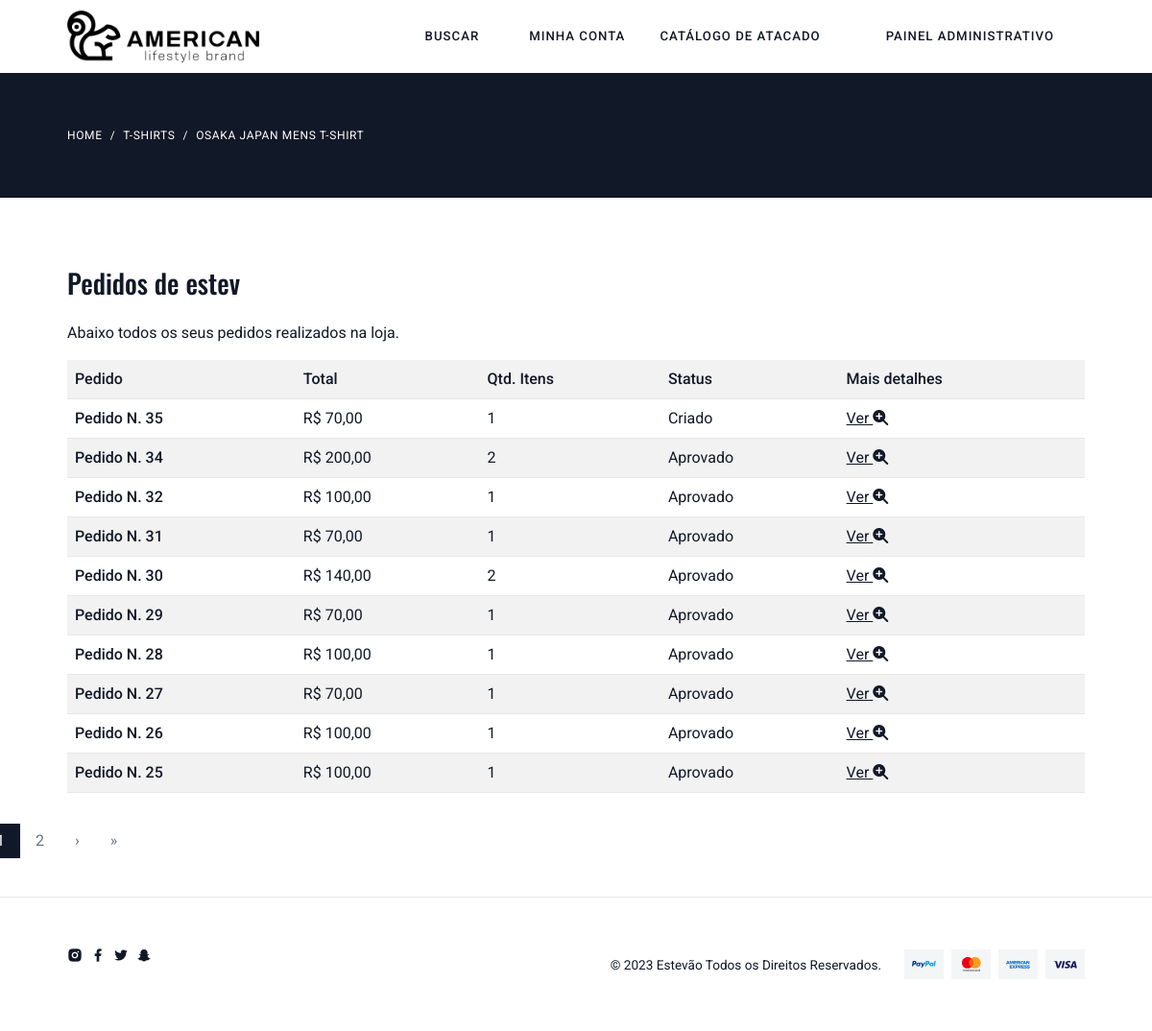
Before: /pedido/lista/ (signed in) with the older database file.
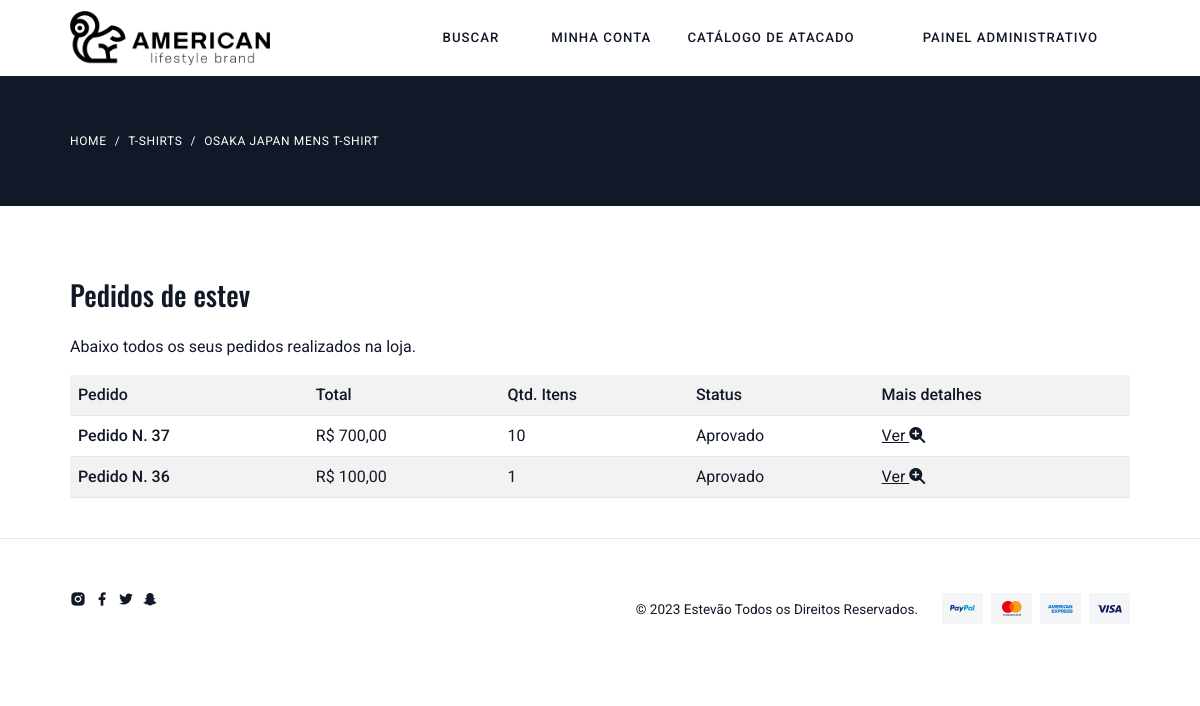
After: the same page with the newer database file.
### pedido/models.py (models this page shows, shortened)
class Pedido(models.Model):
    usuario = models.ForeignKey(User, on_delete=models.CASCADE)
    total = models.FloatField()
    qtd_total = models.PositiveIntegerField()
    status = models.CharField(
        default="C",
        max_length=1,
        choices=(
            ('C', 'Criado'),
            ('A', 'Aprovado'),
        )
    )
    data = models.DateField(default=timezone.now,
                            verbose_name='Data do pedido')
    pagamento = models.CharField(
        default="C",
        max_length=1,
        choices=(
            ('C', 'Cartão'),
            ('D', 'Dinheiro'),
        )
    )
    vendedor = models.ForeignKey(
        Vendedor, on_delete=models.CASCADE, blank=True, null=True)
    def __str__(self):
        return f'Pedido N. {self.pk}'

### pedido/views.py (the view)
# urls.py: path('lista/', views.Lista.as_view(), name='lista'),
class Lista(DispatchLoginRequiredMixin, ListView):
    model = Pedido
    context_object_name = 'pedidos'
    template_name = 'pedido/lista.html'
    paginate_by = 10
    ordering = ['-id']
    def get_context_data(self, **kwargs):
        context = super().get_context_data(**kwargs)
        context['categorias'] = models.Categoria.objects.all()
        return context

### pedido/views.py (called while the page is built)
    def dispatch(self, *args, **kwargs):
        if not self.request.user.is_authenticated:
            return redirect('perfil:criar')
        return super().dispatch(*args, **kwargs)

    def get_queryset(self, *args, **kwargs):
        qs = super().get_queryset(*args, **kwargs)
        qs = qs.filter(usuario=self.request.user)
        return qs

### produto/templatetags/omfilters.py (called while the page is built)
@register.filter
def formata_preco(val):
    return utils.formata_preco(val)

### utils/utils.py (called while the page is built)
def formata_preco(val):
    return f'R$ {val:.2f}'.replace('.', ',')

### pedido/templates/pedido/lista.html (shortened to what this page needs)
{% extends 'base.html' %}
{% load omfilters %}
{% block conteudo %}
<section class="mt-0 ">
    <div class="bg-dark py-6">
        <div class="container-fluid">
            <nav class="m-0" aria-label="breadcrumb">
                <ol class="breadcrumb m-0">
                    <li class="breadcrumb-item breadcrumb-light"><a href="#">Home</a></li>
                    <li class="breadcrumb-item breadcrumb-light"><a href="#">T-Shirts</a></li>
                    <li class="breadcrumb-item  breadcrumb-light active" aria-current="page">Osaka Japan Mens
                        T-Shirt</li>
                </ol>
            </nav>
        </div>
    </div>
    <div class="container-fluid mt-5">
        <div class="row">
            <div class="col">
                <br>
                <h3 class="mb-4">Pedidos de {{ user }}</h3>
                <p>Abaixo todos os seus pedidos realizados na loja.</p>
                <div class="table-responsive">
                    <table class="table table-striped">
                        <tr>
                            <th scope="col">Pedido</th>
                            <th scope="col">Total</th>
                            <th scope="col">Qtd. Itens</th>
                            <th scope="col">Status</th>
                            <th scope="col">Mais detalhes</th>
                        </tr>
                        {% for pedido in pedidos %}
                        <tr>
                            <th scope="row">{{ pedido }}</td>
                            <td>{{ pedido.total|formata_preco }}</td>
                            <td>{{ pedido.qtd_total }}</td>
                            <td>{{ pedido.get_status_display }}</td>
                            <td>
                                <a href="{% url 'pedido:detalhe' pedido.id %}">
                                    Ver <i class="fa fa-search-plus ml-2"></i>
                                </a>
                            </td>
                        </tr>
                        {% endfor %}
                    </table>
                </div>
            </div>
        </div>
    </div>
</section>
{% include 'parciais/_pagination.html' %}
{% endblock %}

### templates/base.html (shortened to what this page needs)
<!doctype html>
<html lang="pt-BR">
<head>
    {% include 'parciais/_head.html' %}
</head>
<body>
    {% include 'parciais/_nav.html' %}
        {% block conteudo %}{% endblock %}
    {% include 'parciais/_footer.html' %}
</body>
</html>

### templates/parciais/_head.html (shortened to what this page needs)
{% load static %}
<link rel="stylesheet" href="{% static 'css/libs.bundle.css'%}" />
<link rel="stylesheet" href="{% static 'css/theme.bundle.css'%}" />

### templates/parciais/_nav.html (shortened to what this page needs)
{% load omfilters %}
{% load static %}
<div class="container-fluid">
    <div class="w-100">
        <div class="d-flex justify-content-between align-items-center flex-wrap">
            <a class="navbar-brand fw-bold fs-3 m-0 p-0 flex-shrink-0 order-0" href="{% url 'produto:lista' %}">
                <div class="d-flex align-items-center">
                    <picture class="d-block ">
                        <img class="img-fluid" src="{% static 'images/logos/logoab.png'%}" style="width: 200px;"
                            alt="HTML Bootstrap Template by Pixel Rocket">
                    </picture>
                </div>
            </a>
            <ul class="list-unstyled mb-0 d-flex align-items-center order-1 order-lg-2 nav-sidelinks">
                <li class="d-none d-sm-block">
                    <span class="nav-link text-body search-trigger cursor-pointer">Buscar</span>
                </li>
                {% if request.user.is_authenticated %}
                <li class="ms-1 d-inline-block position-relative dropdown-cart">
                    <button class="nav-link me-0 disable-child-pointer border-0 p-0 bg-transparent text-body"
                        type="button">
                        Minha conta
                    </button>
                </li>
                <li class="ms-1 d-none d-lg-inline-block">
                    <a class="nav-link text-body" href="{% url 'cliente:codigo_acesso' %}">
                        Catálogo de atacado
                    </a>
                </li>
                {% if request.user.is_superuser %}
                <li class="ms-1 d-none d-lg-inline-block">
                    <a class="nav-link text-body" href="{% url 'gestao:dashboard' %}">
                        Painel Administrativo
                    </a>
                </li>
                {% endif %}
                {% endif %}
            </ul>
        </div>
    </div>
</div>

### templates/parciais/_pagination.html (shortened to what this page needs)
{% if is_paginated %}
<div class="col mt-3 mb-3">
    <div class="row">
        <div class="pagination">
            <ul class="pagination">
                {% for num in page_obj.paginator.page_range %}
                {% if page_obj.number == num %}
                <li class="page-item active">
                    <a class="page-link" href="?page={{ num }}">{{ num }}</a>
                </li>
                {% elif num > page_obj.number|add:'-3' and num < page_obj.number|add:'3' %}
                <li class="page-item">
                    <a class="page-link" href="?page={{ num }}">{{ num }}</a>
                </li>
                {% endif %}
                {% endfor %}
                {% if page_obj.has_next %}
                <li class="page-item">
                    <a class="page-link" href="?page={{ page_obj.next_page_number }}">&rsaquo;</a>
                </li>
                <li class="page-item">
                    <a class="page-link" href="?page={{ page_obj.paginator.num_pages }}">&raquo;</a>
                </li>
                {% endif %}
            </ul>
        </div>
    </div>
</div>
{% endif %}

### templates/parciais/_footer.html (shortened to what this page needs)
{% load static %}
<footer class="border-top py-5 mt-4  ">
    <div class="container-fluid">
        <div class="d-flex justify-content-between align-items-center flex-column flex-lg-row">
            <div>
                <ul class="list-unstyled">
                    <li class="d-inline-block me-1"><a class="text-decoration-none text-dark-hover transition-all"
                            href="#"><i class="ri-instagram-fill"></i></a></li>
                    <li class="d-inline-block me-1"><a class="text-decoration-none text-dark-hover transition-all"
                            href="#"><i class="ri-facebook-fill"></i></a></li>
                    <li class="d-inline-block me-1"><a class="text-decoration-none text-dark-hover transition-all"
                            href="#"><i class="ri-twitter-fill"></i></a></li>
                    <li class="d-inline-block me-1"><a class="text-decoration-none text-dark-hover transition-all"
                            href="#"><i class="ri-snapchat-fill"></i></a></li>
                </ul>
            </div>
            <div class="d-flex align-items-center justify-content-end flex-column flex-lg-row">
                <p class="small m-0 text-center text-lg-start">&copy; 2023 Estevão Todos os Direitos Reservados.
                </p>
                <ul class="list-unstyled mb-0 ms-lg-4 mt-3 mt-lg-0 d-flex justify-content-end align-items-center">
                    <li class="bg-light p-2 d-flex align-items-center justify-content-center me-2">
                        <i class="pi pi-sm pi-paypal"></i>
                    </li>
                    <li class="bg-light p-2 d-flex align-items-center justify-content-center me-2">
                        <i class="pi pi-sm pi-mastercard"></i>
                    </li>
                    <li class="bg-light p-2 d-flex align-items-center justify-content-center me-2">
                        <i class="pi pi-sm pi-american-express"></i>
                    </li>
                    <li class="bg-light p-2 d-flex align-items-center justify-content-center"><i
                            class="pi pi-sm pi-visa"></i>
                    </li>
                </ul>
            </div>
        </div>
    </div>
</footer>

### templates/static/css/libs.bundle.css (style rules this page uses)
:root { --swiper-theme-color:#007aff }
:root { --swiper-navigation-size:44px }

Changed rows visible on the page:
removed Pedido: id "Pedido N. 35", total "R$ 70,00", qtd_total "1", status "Criado"
removed Pedido: id "Pedido N. 34", total "R$ 200,00", qtd_total "2", status "Aprovado"
removed Pedido: id "Pedido N. 32", total "R$ 100,00", qtd_total "1", status "Aprovado"
removed Pedido: id "Pedido N. 31", total "R$ 70,00", qtd_total "1", status "Aprovado"
removed Pedido: id "Pedido N. 30", total "R$ 140,00", qtd_total "2", status "Aprovado"
removed Pedido: id "Pedido N. 29", total "R$ 70,00", qtd_total "1", status "Aprovado"
removed Pedido: id "Pedido N. 28", total "R$ 100,00", qtd_total "1", status "Aprovado"
removed Pedido: id "Pedido N. 27", total "R$ 70,00", qtd_total "1", status "Aprovado"
removed Pedido: id "Pedido N. 26", total "R$ 100,00", qtd_total "1", status "Aprovado"
removed Pedido: id "Pedido N. 25", total "R$ 100,00", qtd_total "1", status "Aprovado"
added Pedido: id "Pedido N. 37", total "R$ 700,00", qtd_total "10", status "Aprovado"
added Pedido: id "Pedido N. 36", total "R$ 100,00", qtd_total "1", status "Aprovado"
Other visible differences:
list line gone: "2"
